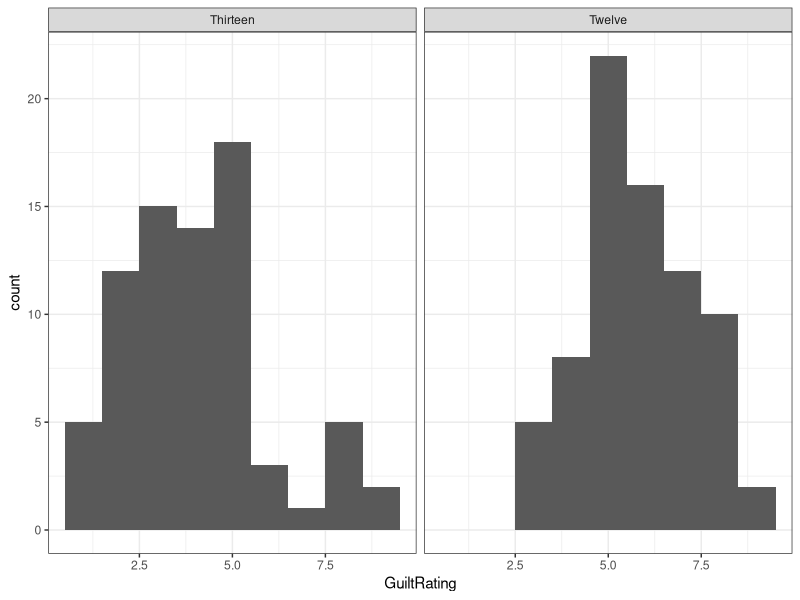
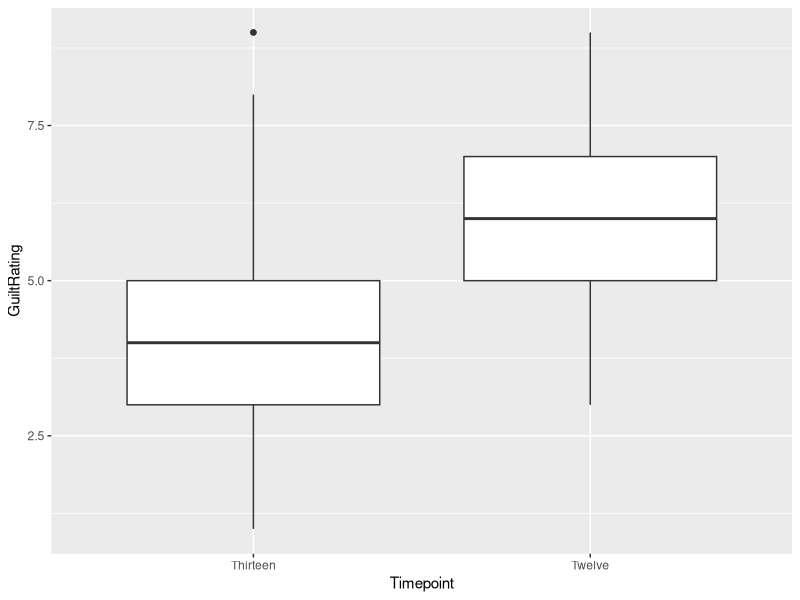
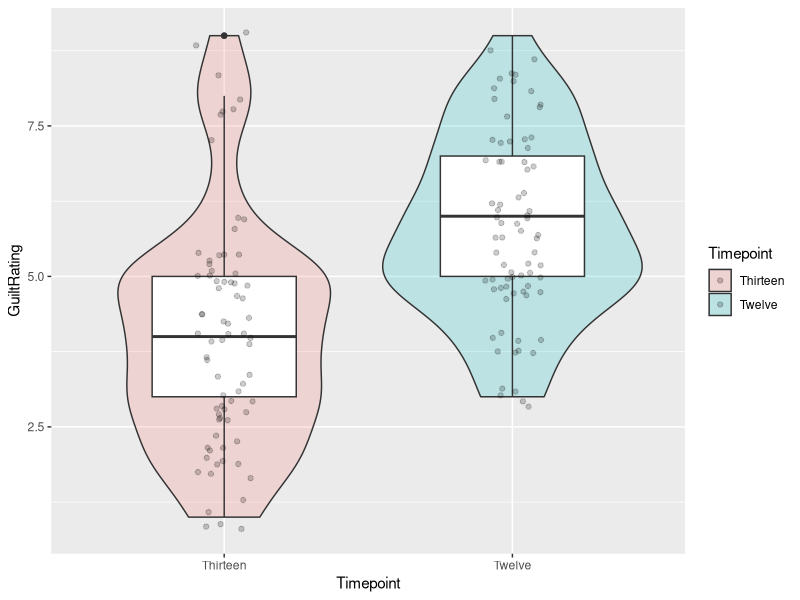

Source code (R) for these figures, in order: (Note: this script raises an error after producing the figures.)
## ---- chunk 1
knitr::opts_chunk$set(echo = TRUE)
library(tibble)
library(tidyverse)
library(broom)
## ---- chunk 2
my_data <- tibble(my_iv = rep(c("A", "B"), each = 20),
                  my_dv = c(rnorm(n = 20, mean = 0, sd = 1),
                                  rnorm(20, 0, 1)))
t.test(my_dv ~ my_iv, data = my_data, var.equal = TRUE)
t.test(my_dv ~ my_iv, data = my_data, var.equal = FALSE)
## ---- chunk 3
ratings <- read_csv("GuiltJudgements.csv")
## ---- chunk 4
lates <-  ratings %>%
  filter(Evidence == "Late") %>%
  select(Participant, Evidence, "12", "13") %>%
  rename(Twelve = "12", Thirteen = "13") %>%
  gather(Twelve, Thirteen, key = "Timepoint", value = "GuiltRating")
## ---- chunk 5
ggplot(lates, aes(GuiltRating)) +
  geom_histogram(binwidth = 1) +
  facet_wrap(~ Timepoint) +
  xlab("GuiltRating") +
  theme_bw()

ggplot(lates, aes(Timepoint, GuiltRating)) +
  geom_boxplot()

ggplot(lates, aes(Timepoint, GuiltRating)) +
  geom_violin(aes(fill = Timepoint), alpha = .2) +
  geom_boxplot(width = .5) +
  geom_jitter(aes(fill = Timepoint), width = .1, alpha = .2)
  scale_y_continuous(breaks = c(1:9)) +
  coord_cartesian(ylim = c(1, 9), expand = TRUE) +
  theme_bw()
  
  lates %>%
    spread(Timepoint, GuiltRating) %>%
    mutate(diff = Thirteen - Twelve) %>%
    ggplot(aes(Evidence, diff)) +
    geom_violin() +
    geom_boxplot(fill = "red",
                 width = .5,
                 alpha = .1,
                 outlier.color = "red") +
    geom_jitter(color = "blue",
                width = .1,
                shape = 4) +
    theme_classic()
## ---- chunk 6
descriptives <- lates %>%
  group_by(Timepoint) %>%
  summarise(n = n(),
            mean = mean(GuiltRating),
            sd = sd(GuiltRating),
            se = sd / sqrt(n),
            LowerCI = mean - 1.96 * se,
            UpperCI = mean + 1.96 * se)

  knitr::kable(descriptives, align = "c", caption = "Descriptives data for current study")

ggplot(descriptives, aes(Timepoint, mean, fill = Timepoint)) +
  geom_col(color = "black") +
  geom_errorbar(aes(ymin = LowerCI, ymax = UpperCI),
                position = "dodge", width = .15)
## ---- chunk 7
t.test(GuiltRating ~ Timepoint, lates, paired = TRUE, alternative  = "two.sided") %>% tidy()
